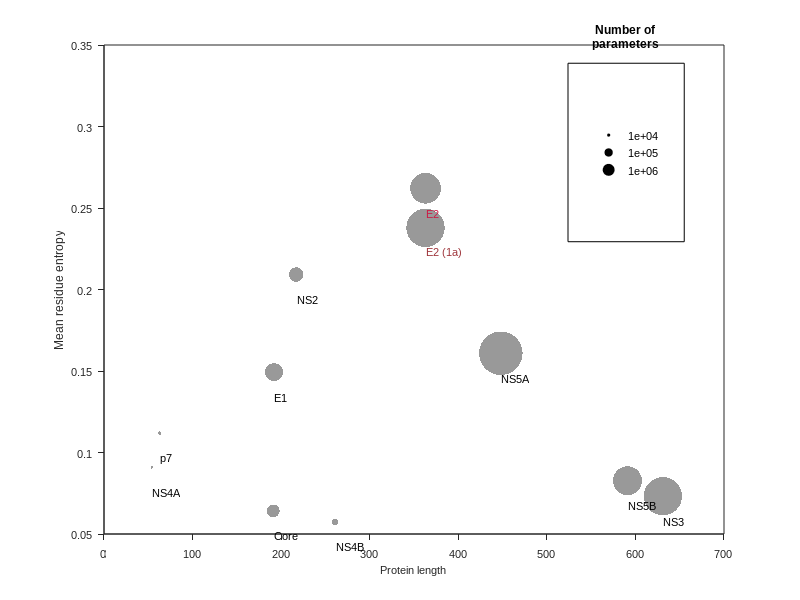

MATLAB code for this plot: (Note: this script raises an error after producing the figure.)
 %%
 load('protein_entropy.mat')

 FIG=figure

 set(0,'DefaultAxesFontName','Arial')
set(0,'DefaultTextFontName','Arial')
set(0,'DefaultAxesFontSize',8)
set(0,'DefaultTextFontSize',8)
scale = 3;
names = {'Core';'E1';'\color[rgb]{0.7961 0.1059 0.2706}E2';'p7';'NS2';'NS3';'NS4A';'NS4B';'NS5A';'NS5B'}; %#cb1b45
scatter( all_len, -all_entropy, all_num/10^4*scale,[0.6 0.6 0.6],'filled');

hold on;


scatter( 363, -entropy_1a, num_of_para_1a/10^4*scale,[0.6 0.6 0.6],'filled');

text( 363+1, -entropy_1a-0.015, '\color[rgb]{ 0.6235  0.2078 0.2275}E2 (1a)') %#9f351c

a = gca;
% set box property to off and remove background color
set(a,'box','off','color','none')
% create new, empty axes with box but without ticks
b = axes('Position',get(a,'Position'),'box','on','xtick',[],'ytick',[]);
% set original axes as active
axes(a)
%     % link axes in case of zooming
%     linkaxes([a b])
 dx = ones(10,1);
 dy = ones(10,1)*-0.015;
%  dy = dy-[0.01;0.03;0.04];
%  dx = dx-[0;2;2;];
 
 
 
 text( all_len+dx, -all_entropy+dy, names)
 xlabel('Protein length')
 ylabel('Mean residue entropy')
%  
% text( 600, 0.25, 'Num of parameters')
hold on;  h = zeros(2, 1);
h(1) = plot(NaN,NaN,'ok','MarkerFaceColor','black','MarkerSize',sqrt(scale));
h(2) = plot(NaN,NaN,'ok','MarkerFaceColor','black','MarkerSize',sqrt(scale*10));
h(3) = plot(NaN,NaN,'ok', 'MarkerFaceColor','black','MarkerSize',sqrt(scale*100));
ld =legend(h, '1e+04','1e+05','1e+06');
legend boxoff;

pos = [0.71 0.597142857142858 0.145297619626636 0.297460356333903];
annotation(FIG,'rectangle',...
    pos);
set(ld,...
    'Position',pos,...
    'FontSize',8);
title(ld,['Number of',sprintf('\n'),'parameters']);

set(gca,'TickDir','out'); 
set(get(gca,'XLabel'),'FontSize',8,'Vertical','top');
% set(gca,'TickDir','out')
set(get(gca,'YLabel'),'FontSize',8,'Vertical','middle');
grid on
FIG.Name = 'protein_length'
FIG.Units = 'centimeters';
set(get(gca,'YLabel'), 'Units', 'Normalized', 'Position', [-0.12, 0.5, 0]);

% print(['C:\Users\27909\Desktop\' FIG.Name],'-dpng','-r600');